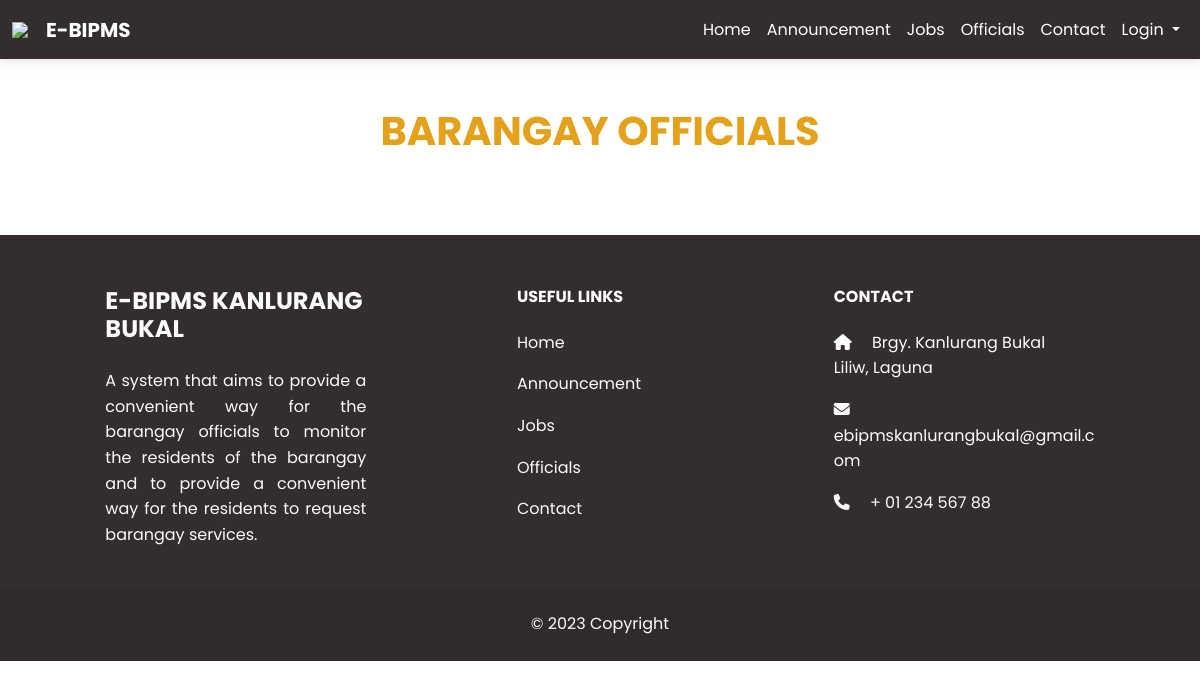
The app's page /officials.php, older data.
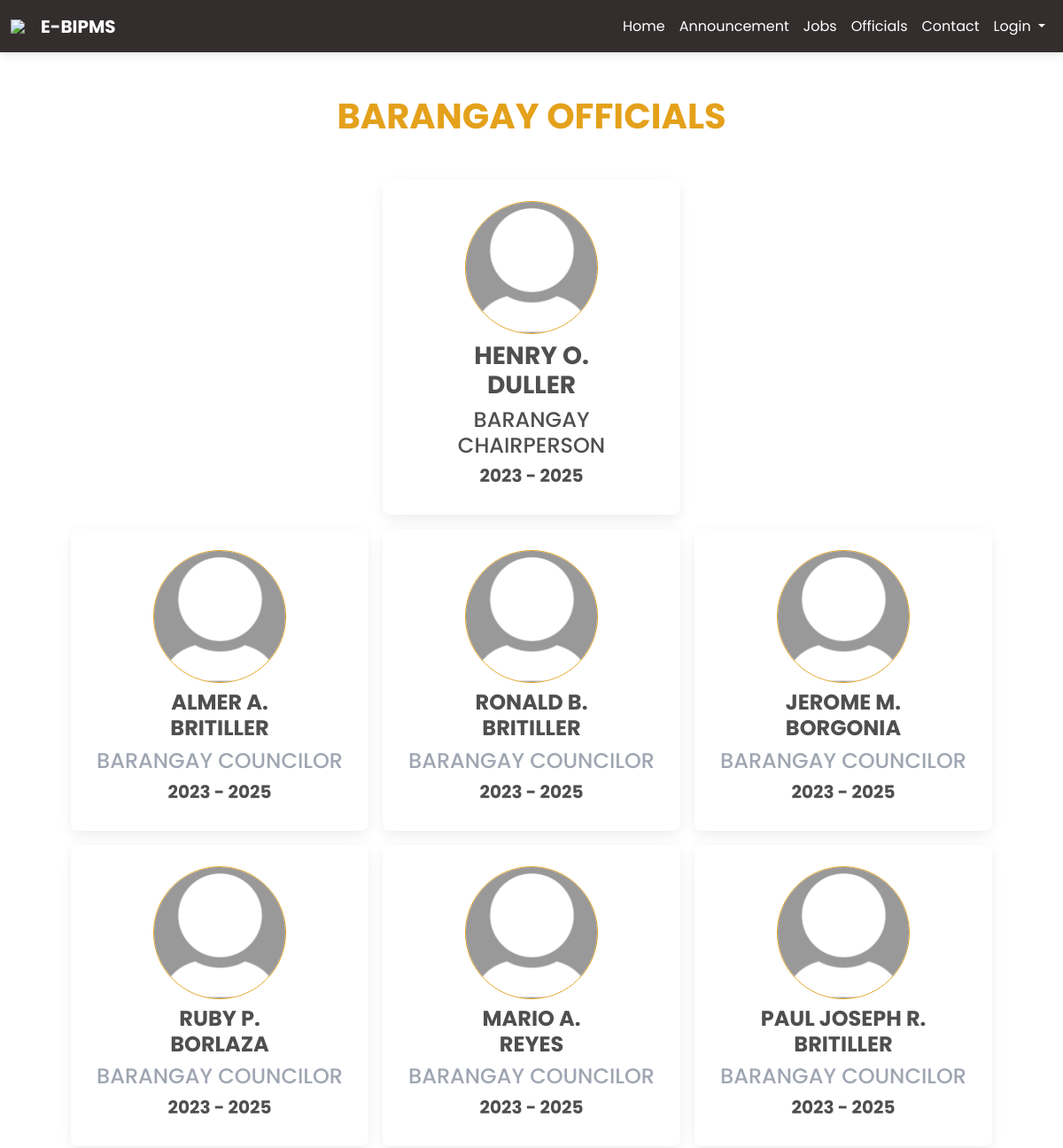
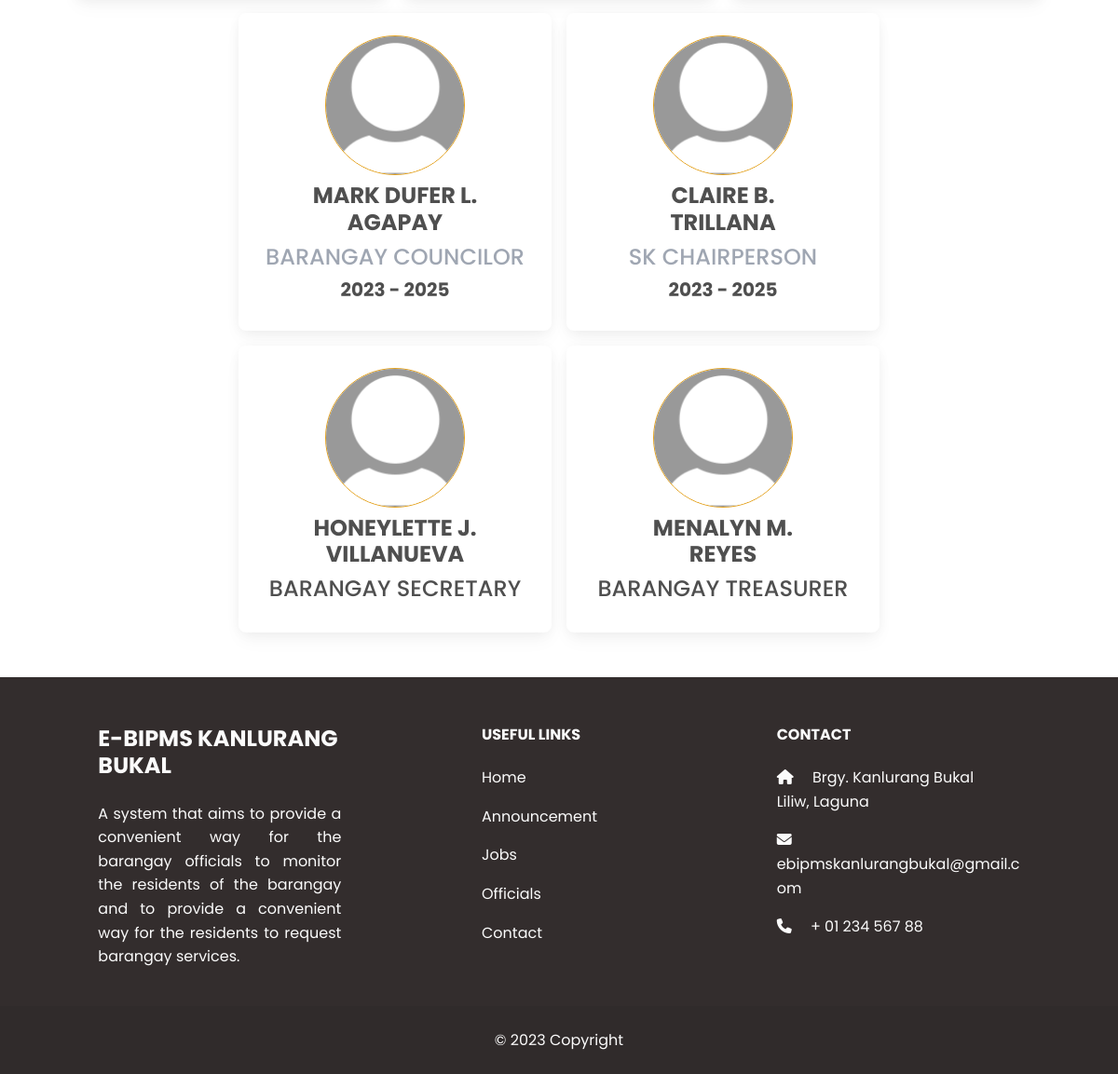
The same page, newer data (2 pictures, top to bottom).
### tables this page shows
CREATE TABLE `officials` (
  `id` int(11) NOT NULL,
  `firstName` varchar(255) NOT NULL,
  `middleName` varchar(255) DEFAULT NULL,
  `lastName` varchar(255) NOT NULL,
  `position` varchar(255) NOT NULL,
  `committee` varchar(100) NOT NULL,
  `termStartYear` int(11) NOT NULL,
  `termEndYear` int(11) NOT NULL,
  `type` enum('Barangay','SK') NOT NULL,
  `picture` varchar(255) NOT NULL
);

### officials.php (the view, shortened to what this page needs)
<!DOCTYPE html>
<html lang="en">
<head>
    <link rel="stylesheet" href="https://use.fontawesome.com/releases/v6.4.0/css/all.css" />
    <link rel="stylesheet" href="css/mdb.min.css" />
    <link rel="stylesheet" href="css/style.css" />
</head>
<body>
    <header>
        <nav class="navbar navbar-expand-lg navbar-dark sticky bg-dark" style="z-index: 2000">
            <div class="container-fluid">
                <a class="navbar-brand nav-link" href="index.php">
                    <img src="kanlurangbukal.png" width="30" />
                    <b>E-BIPMS</b>
                </a>
                <div class="collapse navbar-collapse" id="navbarExample01">
                    <ul class="navbar-nav ms-auto mb-2 mb-lg-0">
                        <li class="nav-item active">
                            <a class="nav-link font-weight-bold" href="index">Home</a>
                        </li>
                        <li class="nav-item active">
                            <a class="nav-link font-weight-bold" href="index#announce">Announcement</a>
                        </li>
                        <li class="nav-item active">
                            <a class="nav-link font-weight-bold" href="jobs.php">Jobs</a>
                        </li>
                        <li class="nav-item active">
                            <a class="nav-link font-weight-bold" href="officials.php">Officials</a>
                        </li>
                        <li class="nav-item active">
                            <a class="nav-link font-weight-bold" href="contact">Contact</a>
                        </li>
                        <li class="nav-item dropdown">
                            <a class="nav-link dropdown-toggle" href="#" id="navbarDropdown" role="button"
                                data-mdb-toggle="dropdown" aria-expanded="false">
                                Login
                            </a>
                        </li>
                    </ul>
                </div>
            </div>
        </nav>
    </header>
    <main class="mt-5">
        <div class="container">
            <section class="mb-5">
                <h1 class="mb-5 text-center text-warning"><strong>BARANGAY OFFICIALS</strong></h1>
                <div class="d-flex flex-wrap mb-3 row g-3 justify-content-center">
                    <?php
                    include 'conn.php';
                    $query = "SELECT * FROM officials WHERE position='Barangay Chairperson'";
                    $query_run = mysqli_query($conn, $query);
                    while ($items = mysqli_fetch_array($query_run)) {
                        if ($items['picture']) {
                            $picture = $items['picture'];
                        } else {
                            $picture = 'default-profile-pic.jpg';
                        }
                        echo '<div class="col-auto">';
                        echo '<div class="card" style="width: 21rem;">';
                        echo '<div class="card-body">';
                        echo '<div class="col text-center">';
                        if (!empty($picture)) {
                            echo '<img class="rounded-circle border border-warning mb-2" src="' . $picture . '" alt="Profile Picture" width="150">';
                        } else {
                            echo '<img class="rounded-circle border border-warning mb-2" src="default-profile-pic.jpg" alt="Profile Picture" width="150">';
                        }
                        echo '</div>';
                        echo '<h3 class="text-center" style="text-transform: uppercase;">' . '<strong>' . $items['firstName'] . ' ' . $items['middleName'] . '<br>' . $items['lastName'] . '</strong>' . '</h3>';
                        echo '<h4 class="text-center mt-0" style="text-transform: uppercase;">' . $items['position'] . '</h4>';
                        echo '<h5 class="text-center mt-0" style="text-transform: uppercase;">' . '<strong>' . $items['termStartYear'] . ' - ' . $items['termEndYear'] . '</strong>' . '</h5>';
                        echo '</div>';
                        echo '</div>';
                        echo '</div>';
                    }
                    ?>
                </div>
                <div class="d-flex flex-wrap mb-3 row g-3 justify-content-center">
                    <?php
                    include 'conn.php';
                    $query = "SELECT * FROM officials WHERE position='Barangay Councilor' OR position='SK Chairperson'";
                    $query_run = mysqli_query($conn, $query);
                    while ($items = mysqli_fetch_array($query_run)) {
                        if ($items['picture']) {
                            $picture = $items['picture'];
                        } else {
                            $picture = 'default-profile-pic.jpg';
                        }
                        echo '<div class="col-auto">';
                        echo '<div class="card" style="width: 21rem;">';
                        echo '<div class="card-body">';
                        echo '<div class="col text-center">';
                        if (!empty($picture)) {
                            echo '<img class="rounded-circle border border-warning mb-2" src="' . $picture . '" alt="Picture" width="150">';
                        } else {
                            echo '<img class="rounded-circle border border-warning mb-2" src="default-profile-pic.jpg" alt="Profile Picture" width="150">';
                        }
                        echo '</div>';
                        echo '<h4 class="text-center" style="text-transform: uppercase;">' . '<strong>' . $items['firstName'] . ' ' . $items['middleName'] . '<br>' . $items['lastName'] . '</strong>' . '</h4>';
                        echo '<h4 class="text-center mt-0 text-secondary" style="text-transform: uppercase;">' . $items['position'] . '</h4>';
                        echo '<h5 class="text-center mt-0" style="text-transform: uppercase;">' . '<strong>' . $items['termStartYear'] . ' - ' . $items['termEndYear'] . '</strong>' . '</h5>';
                        echo '</div>';
                        echo '</div>';
                        echo '</div>';
                    }
                    ?>
                </div>
                <div class="d-flex flex-wrap mb-3 row g-3 justify-content-center">
                    <?php
                    include 'conn.php';
                    $query = "SELECT * FROM officials WHERE position='Barangay Secretary' OR position='Barangay Treasurer'";
                    $query_run = mysqli_query($conn, $query);
                    while ($items = mysqli_fetch_array($query_run)) {
                        if ($items['picture']) {
                            $picture = $items['picture'];
                        } else {
                            $picture = 'default-profile-pic.jpg';
                        }
                        echo '<div class="col-auto">';
                        echo '<div class="card" style="width: 21rem;">';
                        echo '<div class="card-body">';
                        echo '<div class="col text-center">';
                        if (!empty($picture)) {
                            echo '<img class="rounded-circle border border-warning mb-2" src="' . $picture . '" alt="Profile Picture" width="150">';
                        } else {
                            echo '<img class="rounded-circle border border-warning mb-2" src="default-profile-pic.jpg" alt="Profile Picture" width="150">';
                        }
                        echo '</div>';
                        echo '<h4 class="text-center" style="text-transform: uppercase;">' . '<strong>' . $items['firstName'] . ' ' . $items['middleName'] . '<br>' . $items['lastName'] . '</strong>' . '</h4>';
                        echo '<h4 class="text-center mt-0" style="text-transform: uppercase;">' . $items['position'] . '</h4>';
                        echo '</div>';
                        echo '</div>';
                        echo '</div>';
                    }
                    ?>
                </div>
            </section>
        </div>
    </main>
    <footer class="text-center text-lg-start bg-dark text-light pt-1">
        <section class="">
            <div class="container text-center text-md-start mt-5">
                <div class="row mt-3">
                    <div class="col-md-3 col-lg-4 col-xl-3 mx-auto mb-4">
                        <h4 class="text-uppercase fw-bold mb-4">
                            E-BIPMS KANLURANG BUKAL
                        </h4>
                        <p class="text-justify">
                            A system that aims to provide a convenient way for the barangay officials to monitor the
                            residents of the
                            barangay and to provide a convenient way for the residents to request barangay services.
                        </p>
                    </div>
                    <div class="col-md-3 col-lg-2 col-xl-2 mx-auto mb-4">
                        <h6 class="text-uppercase fw-bold mb-4">
                            Useful links
                        </h6>
                        <p>
                            <a href="index" class="text-reset">Home</a>
                        </p>
                        <p>
                            <a href="#announce" class="text-reset">Announcement</a>
                        </p>
                        <p>
                            <a href="jobs.php" class="text-reset">Jobs</a>
                        </p>
                        <p>
                            <a href="officials.php" class="text-reset">Officials</a>
                        </p>
                        <p>
                            <a href="contact" class="text-reset">Contact</a>
                        </p>
                    </div>
                    <div class="col-md-4 col-lg-3 col-xl-3 mx-auto mb-md-0 mb-4">
                        <h6 class="text-uppercase fw-bold mb-4">Contact</h6>
                        <p class="text-break"><i class="fas fa-home me-3"></i> Brgy. Kanlurang Bukal<br>Liliw, Laguna
                        </p>
                        <p class="text-break">
                            <i class="fas fa-envelope me-3"></i>
                            ebipmskanlurangbukal@gmail.com
                        </p>
                        <p><i class="fas fa-phone me-3"></i> + 01 234 567 88</p>
                    </div>
                </div>
            </div>
        </section>
        <div class="text-center p-4" style="background-color: rgba(0, 0, 0, 0.05);">
            © 2023 Copyright
        </div>
    </footer>
</body>
</html>

### css/style.css (style rules this page uses)
* { margin: 0; padding: 0; font-size: 10; font-family: 'Poppins', sans-serif; scroll-behavior: smooth; }

### officials.php (style rules this page uses)
.navbar .nav-link { color: #fff !important; }
.text-justify { text-align: justify; }

Row changes from the older to the newer data that the page shows:
added officials: firstName "HENRY", middleName "O.", lastName "DULLER", position "BARANGAY CHAIRPERSON", termStartYear "2023", termEndYear "2025", shown under "BARANGAY OFFICIALS"
added officials: firstName "ALMER", middleName "A.", lastName "BRITILLER", position "BARANGAY COUNCILOR", termStartYear "2023", termEndYear "2025"
added officials: firstName "RONALD", middleName "B.", lastName "BRITILLER", position "BARANGAY COUNCILOR", termStartYear "2023", termEndYear "2025"
added officials: firstName "JEROME", middleName "M.", lastName "BORGONIA", position "BARANGAY COUNCILOR", termStartYear "2023", termEndYear "2025"
added officials: firstName "RUBY", middleName "P.", lastName "BORLAZA", position "BARANGAY COUNCILOR", termStartYear "2023", termEndYear "2025"
added officials: firstName "MARIO", middleName "A.", lastName "REYES", position "BARANGAY COUNCILOR", termStartYear "2023", termEndYear "2025"
added officials: firstName "PAUL JOSEPH", middleName "R.", lastName "BRITILLER", position "BARANGAY COUNCILOR", termStartYear "2023", termEndYear "2025"
added officials: firstName "MARK DUFER", middleName "L.", lastName "AGAPAY", position "BARANGAY COUNCILOR", termStartYear "2023", termEndYear "2025"
added officials: firstName "CLAIRE", middleName "B.", lastName "TRILLANA", position "SK CHAIRPERSON", termStartYear "2023", termEndYear "2025"
added officials: firstName "HONEYLETTE", middleName "J.", lastName "VILLANUEVA", position "BARANGAY SECRETARY"
added officials: firstName "MENALYN", middleName "M.", lastName "REYES", position "BARANGAY TREASURER"
